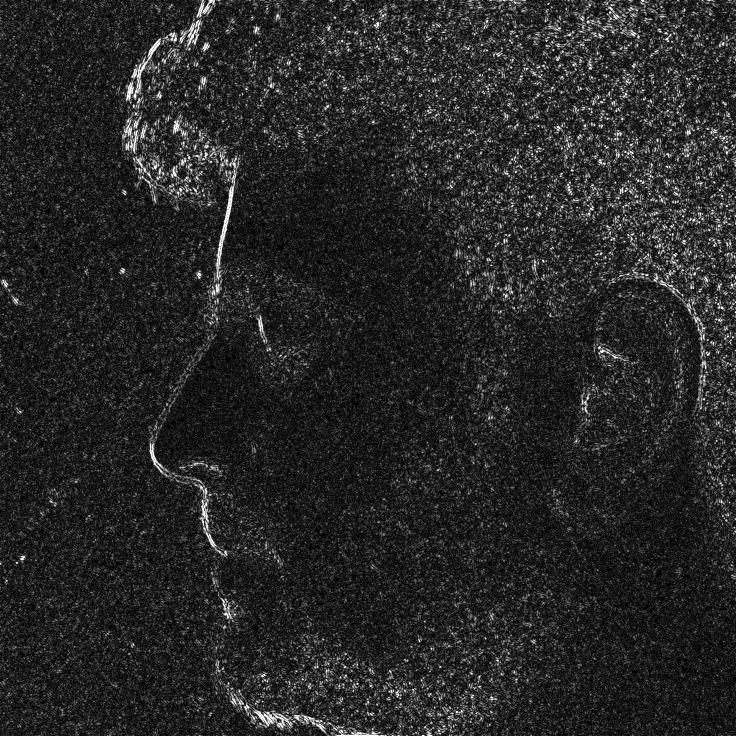
#> input picture temp_dataset/person1/person1_1.jpg, 1472 x 1472 px, found by its file name (shown at 1/2 size); its folder holds only this picture in this run
$ jupyter execute --allow-errors canny_edge.ipynb   (older library calls are emulated)
#> lines starting #> are read from the running program, lines starting #| are printed output that depends on the picture
[cell 1]
import os
import cv2
import numpy as np

# Define the folder paths for input and output images
input_folder = '../Dataset/person1/'
output_folder = '../temp_dataset/person1/'

# Define the kernel size for the LoG filter
kernel_size = 5

# Define the parameters for image enhancement
alpha = 1.5 # contrast control (1.0-3.0)
beta = 0 # brightness control (0-100)

# Loop through all the files in the input folder
for filename in os.listdir(input_folder):
    # Check if the file is an image
    if filename.endswith('.jpg') or filename.endswith('.png'):
        # Load the input image
        img = cv2.imread(os.path.join(input_folder, filename))
#> img is the input picture: shape (1472, 1472, 3); min 0, max 255, mean 39.1
        # Convert the image to grayscale
        gray = cv2.cvtColor(img, cv2.COLOR_BGR2GRAY)

            # Remove salt and pepper noise using median filter
        gray = cv2.medianBlur(gray, 5)

        # Sharpen the image using unsharp masking
        blurred = cv2.GaussianBlur(gray, (kernel_size, kernel_size), 0)
        sharpened = cv2.addWeighted(gray, 1.5, blurred, -0.5, 0)

        # Apply the Laplacian of Gaussian filter to the grayscale image
        filtered = cv2.GaussianBlur(sharpened, (kernel_size, kernel_size), 0)
        filtered = cv2.Laplacian(filtered, cv2.CV_16S, ksize=kernel_size)
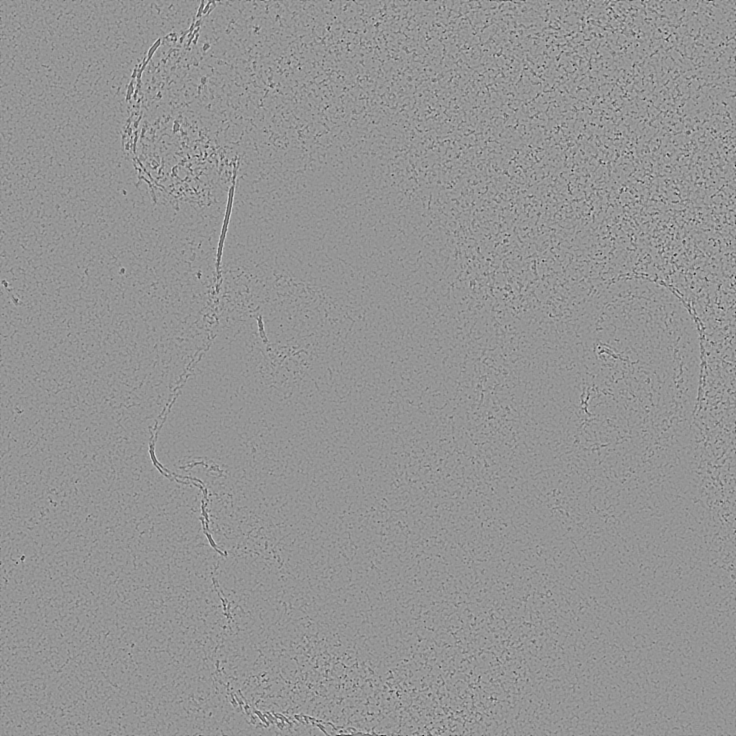
#> filtered: shape (1472, 1472) int16 (shown at 1/2 size); min -4240, max 3028, mean -0.2; drawn with min black and max white
        filtered = cv2.convertScaleAbs(filtered)
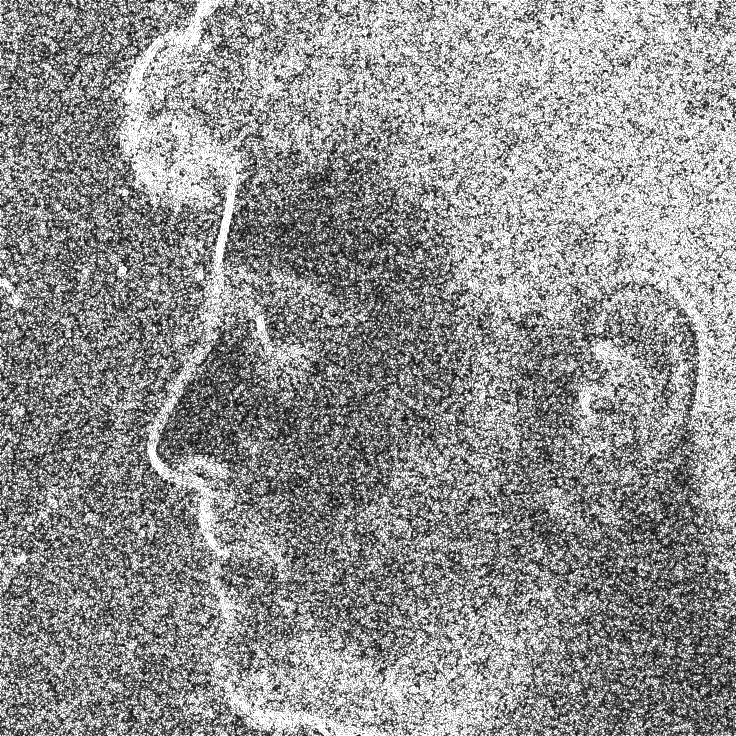
#> filtered: shape (1472, 1472) (shown at 1/2 size); min 0, max 255, mean 144.8

        # Enhance the contrast and brightness of the image
        enhanced = cv2.convertScaleAbs(filtered, alpha=alpha, beta=beta)
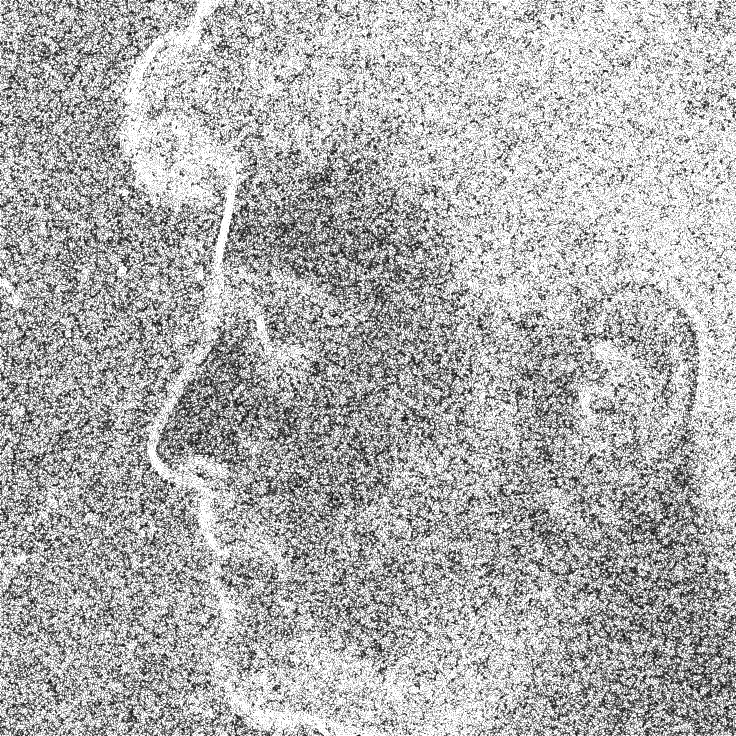
#> enhanced: shape (1472, 1472) (shown at 1/2 size); min 0, max 255, mean 175.4

        # Save the enhanced image to the output folder with the same file name
        cv2.imwrite(os.path.join(output_folder, filename), enhanced)

# Load the first image in the output folder and resize it
first_image = cv2.imread(os.path.join(output_folder, os.listdir(output_folder)[0]))
#> first_image: shape (1472, 1472, 3); min 0, max 255, mean 175.1
small_image = cv2.resize(first_image, (400, 400))
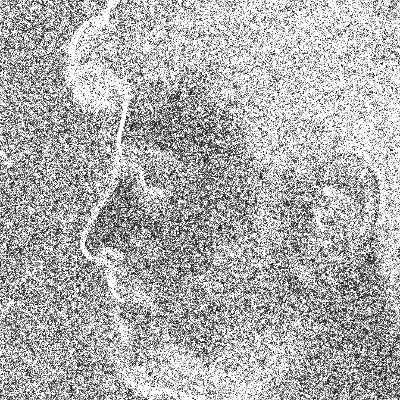
#> small_image: shape (400, 400, 3); min 1, max 255, mean 174.9

# Display the resized image
cv2.imshow('First Image', small_image)
cv2.waitKey(0)
cv2.destroyAllWindows()

[cell 2]
import os
import cv2

# Set the input and output folder paths
input_folder = '../Dataset/person1'
output_folder = '../temp_dataset/person11/'

# Create the output folder if it doesn't exist
if not os.path.exists(output_folder):
    os.makedirs(output_folder)

# Loop through all the image files in the input folder
for filename in os.listdir(input_folder):
    if filename.endswith('.jpg') or filename.endswith('.png') or filename.endswith('.jpeg'):
        # Load the image
        img_path = os.path.join(input_folder, filename)
        img = cv2.imread(img_path)

        # Convert the image to grayscale
        gray = cv2.cvtColor(img, cv2.COLOR_BGR2GRAY)

        # Apply Canny edge detection
        edges = cv2.Canny(gray, 80, 120)
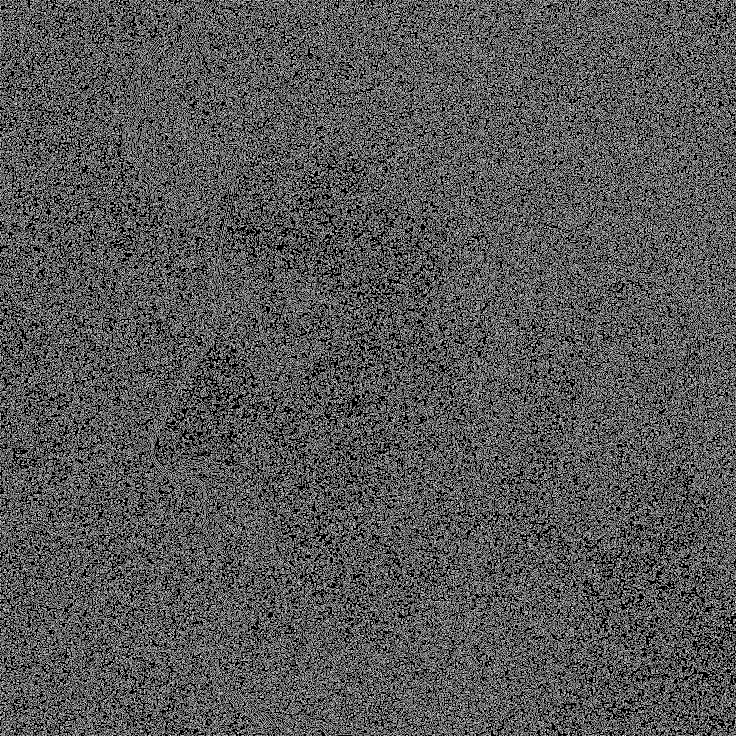
#> edges: shape (1472, 1472) (shown at 1/2 size); 34.1% white in thin lines or dots

        # Save the output image in the output folder
        output_path = os.path.join(output_folder, filename)
        cv2.imwrite(output_path, gray)

# Load the first image in the output folder and resize it
#> (the rest of this cell did not finish here and is left out)

$ run again, on temp_dataset/person1/person1_13.jpg
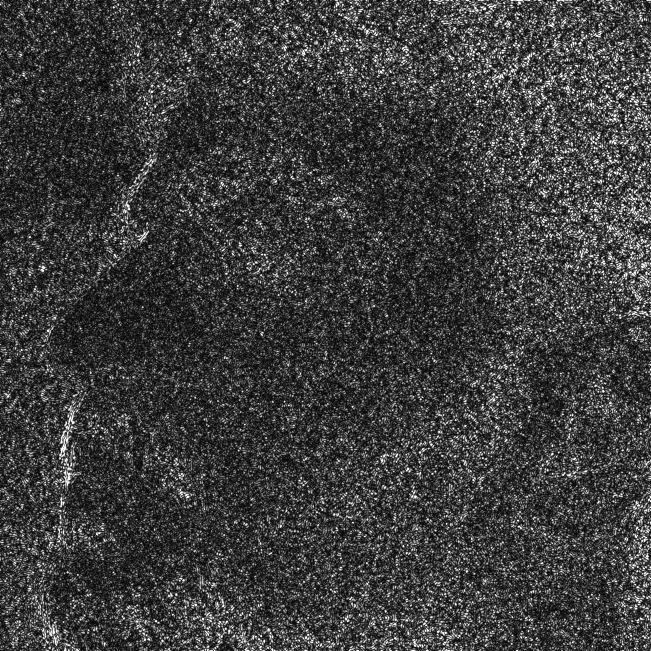
#> input picture temp_dataset/person1/person1_13.jpg, 1302 x 1302 px, found by its file name (shown at 1/2 size)
#> img is the input picture: shape (1302, 1302, 3); min 0, max 255, mean 61.3
#> `small_image = cv2.resize(first_image, (400, 400))`:
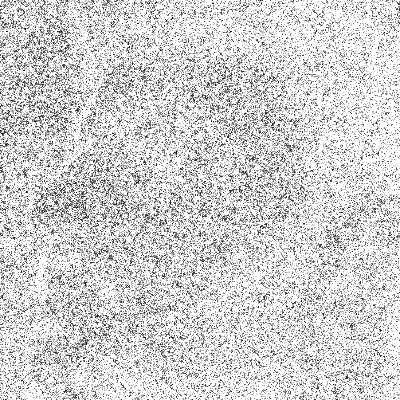
#> small_image: shape (400, 400, 3); min 1, max 255, mean 207.5
#> `edges = cv2.Canny(gray, 80, 120)`:
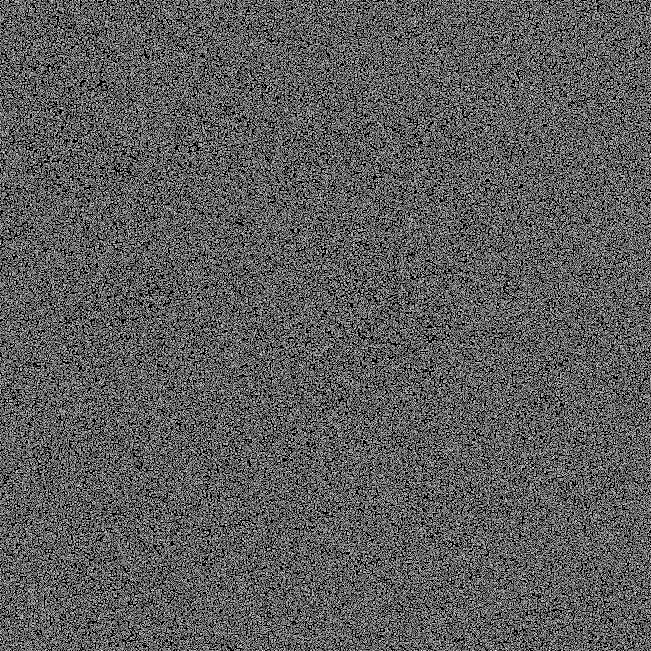
#> edges: shape (1302, 1302) (shown at 1/2 size); 36.2% white in thin lines or dots

$ run again, on temp_dataset/person1/person1_14.jpg
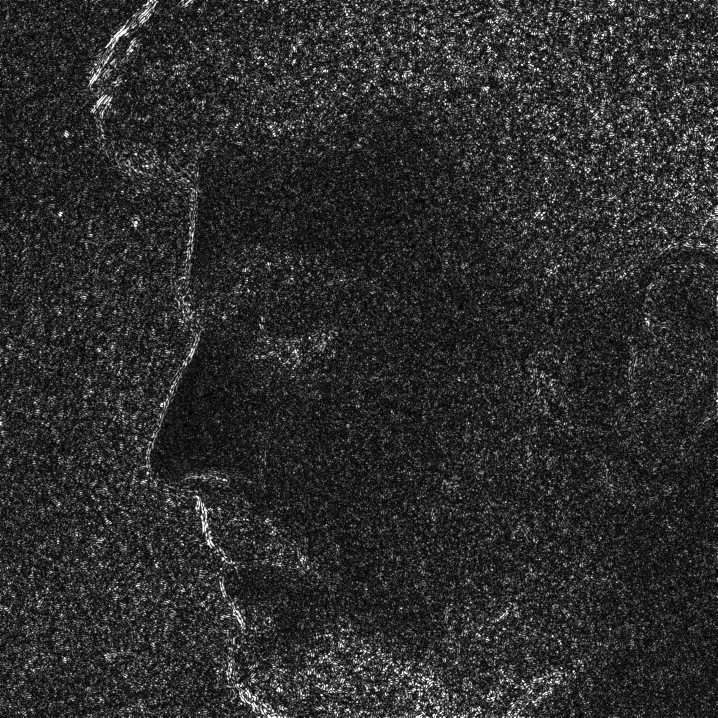
#> input picture temp_dataset/person1/person1_14.jpg, 1435 x 1435 px, found by its file name (shown at 1/2 size)
#> img is the input picture: shape (1435, 1435, 3); min 0, max 255, mean 44.8
#> `small_image = cv2.resize(first_image, (400, 400))`:
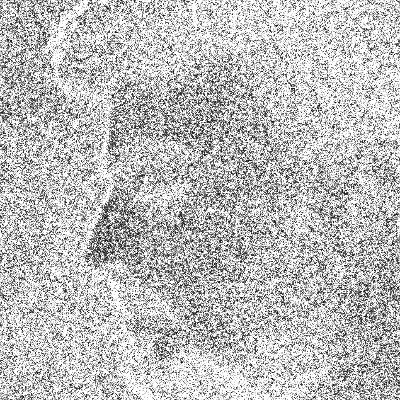
#> small_image: shape (400, 400, 3); min 1, max 255, mean 188.2
#> `edges = cv2.Canny(gray, 80, 120)`:
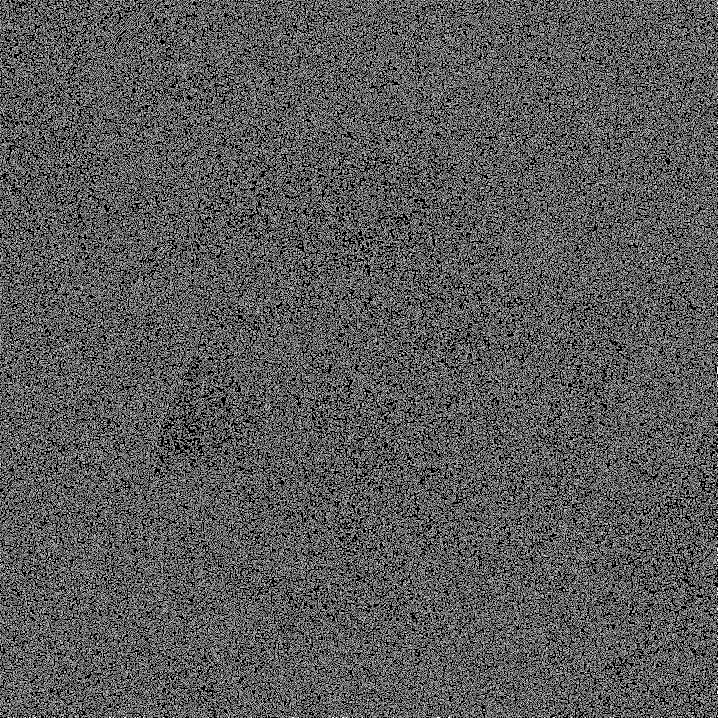
#> edges: shape (1435, 1435) (shown at 1/2 size); 35.3% white in thin lines or dots

$ run again, on temp_dataset/person1/person1_15.jpg
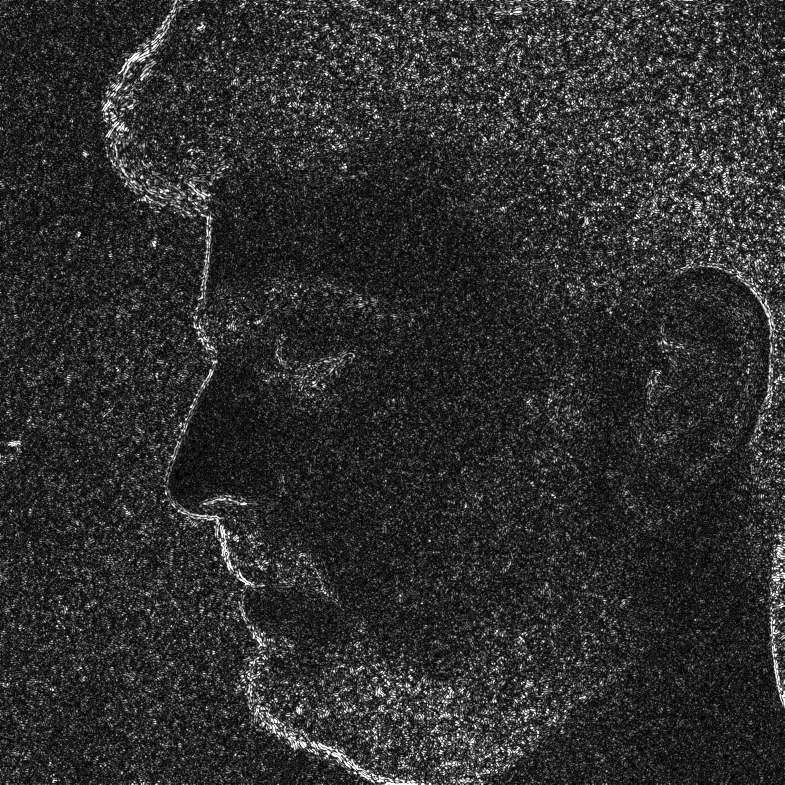
#> input picture temp_dataset/person1/person1_15.jpg, 1569 x 1569 px, found by its file name (shown at 1/2 size)
#> img is the input picture: shape (1569, 1569, 3); min 0, max 255, mean 46.4
#> `small_image = cv2.resize(first_image, (400, 400))`:
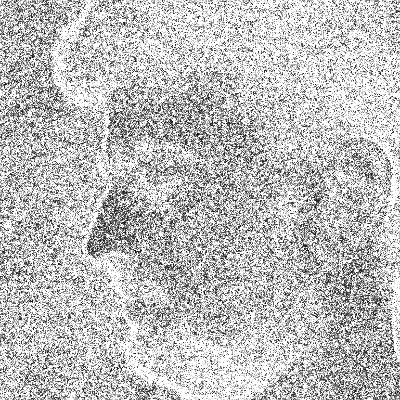
#> small_image: shape (400, 400, 3); min 0, max 255, mean 189.2
#> `edges = cv2.Canny(gray, 80, 120)`:
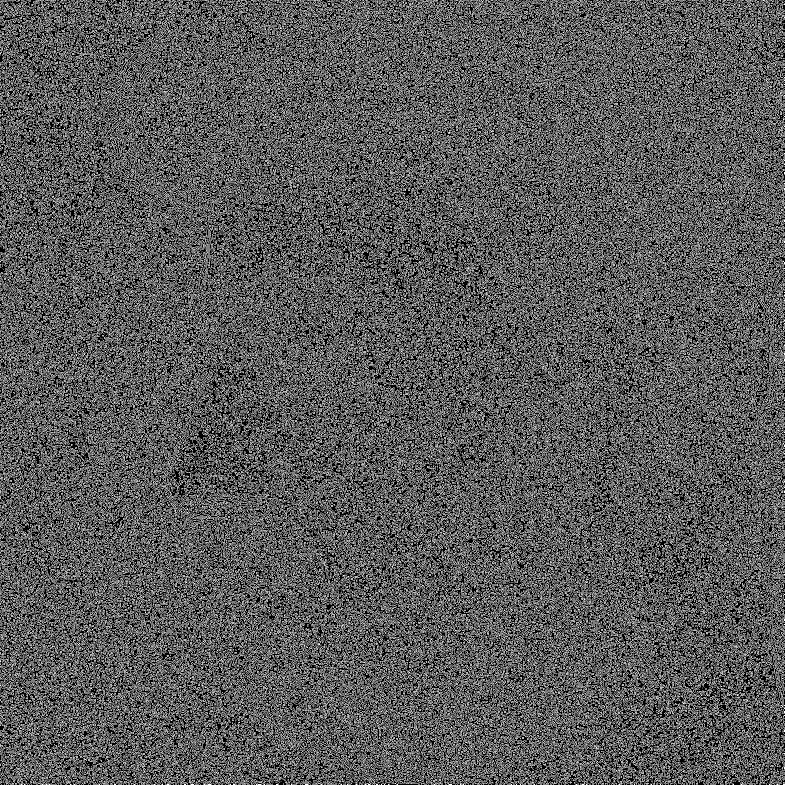
#> edges: shape (1569, 1569) (shown at 1/2 size); 35.2% white in thin lines or dots
